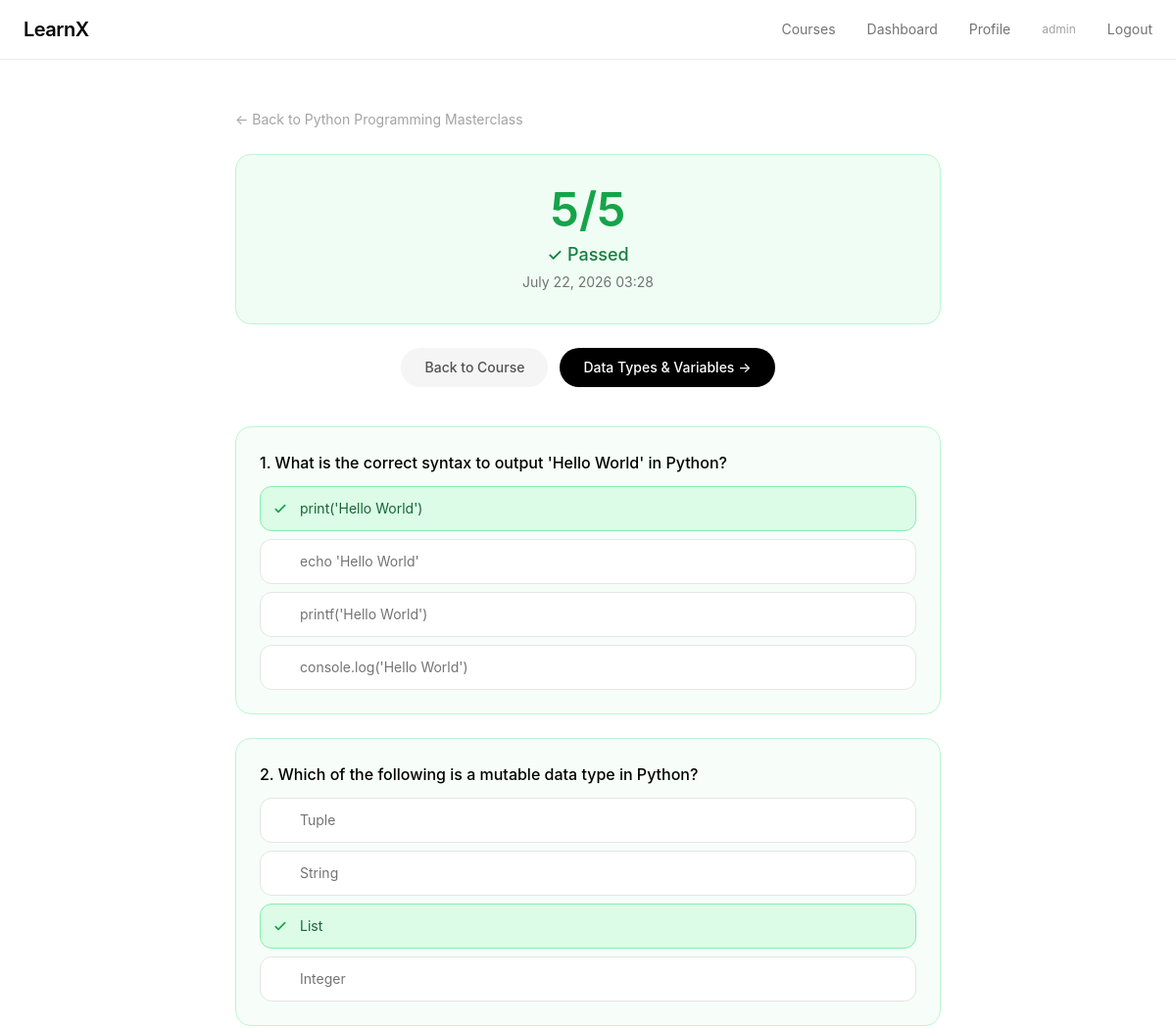
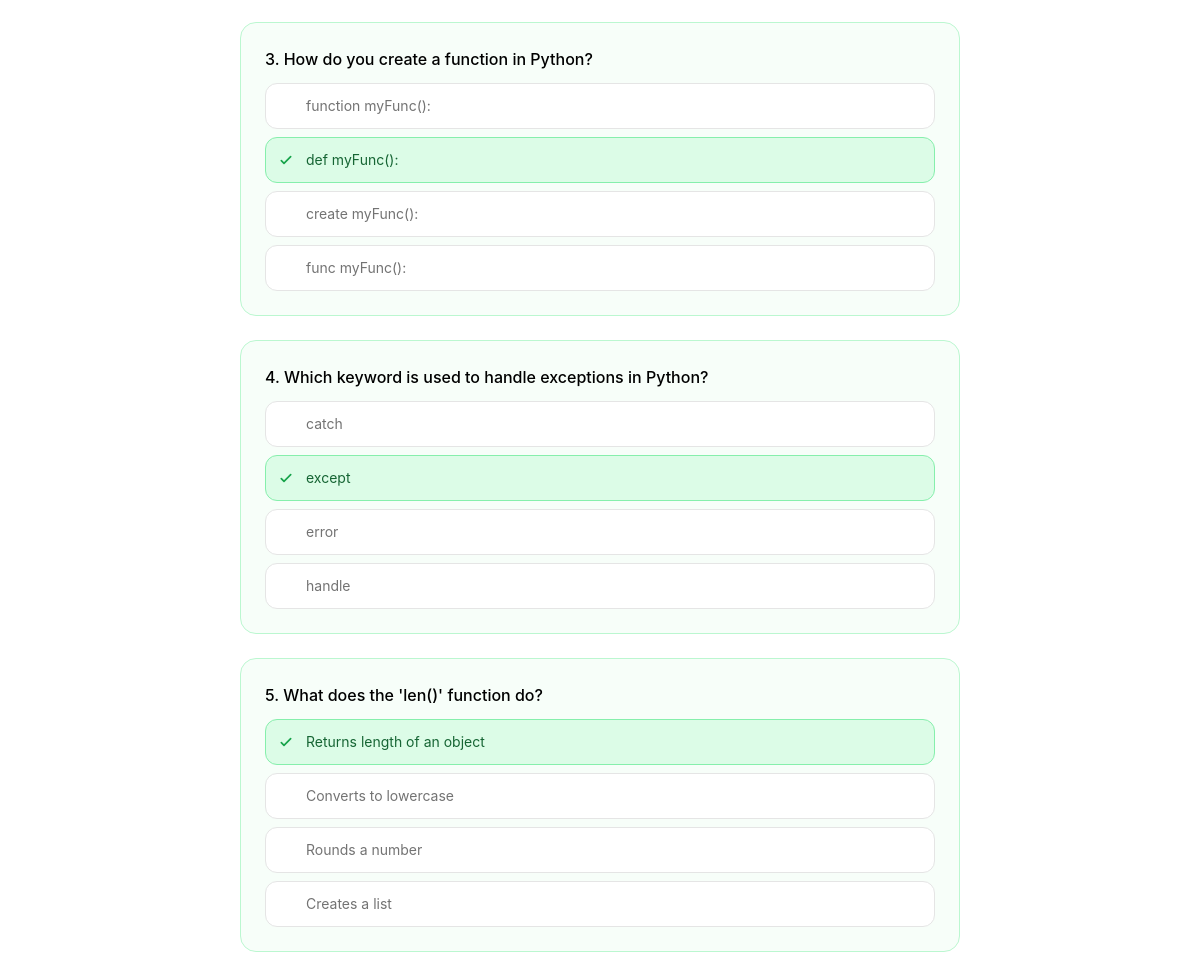
The page /courses/modules/1/quiz/result/7/ (signed in) on the database its author committed (2 pictures, top to bottom).
### courses/models.py (models this page shows, shortened)
class Course(models.Model):
    title=models.CharField(max_length=50)
    thumbnail=models.ImageField(upload_to="thumbnails/")
    description=models.TextField()
    is_active=models.BooleanField(default=True)
    created_at=models.DateField(auto_now_add=True)

class QuizAttempt(models.Model):
    user = models.ForeignKey(User, on_delete=models.CASCADE, related_name="quiz_attempts")
    quiz = models.ForeignKey(Quiz, on_delete=models.CASCADE, related_name="attempts")
    score = models.IntegerField(default=0)
    total = models.IntegerField(default=0)
    passed = models.BooleanField(default=False)
    attempted_at = models.DateTimeField(auto_now_add=True)
    class Meta:
        ordering = ['-attempted_at']

class Module(models.Model):
    course = models.ForeignKey(Course, on_delete=models.CASCADE, related_name="modules")
    title = models.CharField(max_length=200)
    order = models.IntegerField(default=0)
    class Meta:
        ordering = ['order']

class QuizResponse(models.Model):
    attempt = models.ForeignKey(QuizAttempt, on_delete=models.CASCADE, related_name="responses")
    question = models.ForeignKey(Question, on_delete=models.CASCADE)
    selected_option = models.ForeignKey(Option, on_delete=models.CASCADE)
    is_correct = models.BooleanField(default=False)

class Question(models.Model):
    quiz=models.ForeignKey(Quiz,on_delete=models.CASCADE,related_name="questions")
    question=models.TextField()

class Option(models.Model):
    question=models.ForeignKey(Question,on_delete=models.CASCADE,related_name="options")
    option_value=models.CharField(max_length=120)
    is_correct=models.BooleanField(default=False)

### courses/views.py (the view)
# urls.py: path('modules/<int:pk>/quiz/result/<int:attempt_id>/', views.quiz_result_view, name='quiz-result'),
@login_required
def quiz_result_view(request, pk, attempt_id):
    module = get_object_or_404(Module, id=pk)
    course = module.course
    quiz = get_object_or_404(Quiz, module=module)
    attempt = get_object_or_404(QuizAttempt, id=attempt_id, user=request.user)
    responses = attempt.responses.select_related('question', 'selected_option').all()
    modules = list(course.modules.all())
    next_module = None
    mod_idx = modules.index(module)
    if mod_idx < len(modules) - 1:
        next_module = modules[mod_idx + 1]
    first_lesson = Lesson.objects.filter(module=next_module).order_by('order').first() if next_module else None
    return render(request, 'courses/quiz_result.html', {
        'module': module,
        'course': course,
        'quiz': quiz,
        'attempt': attempt,
        'responses': responses,
        'next_module': next_module,
        'next_lesson': first_lesson,
    })

### courses/templates/courses/quiz_result.html (shortened to what this page needs)
{% extends 'base.html' %}
{% load static %}
{% block content %}
<section class="max-w-3xl mx-auto px-6 py-12">
    <a href="{% url 'course-detail' course.id %}" class="text-sm text-neutral-400 hover:text-neutral-600 transition-colors">&larr; Back to {{ course.title }}</a>
    <div class="mt-6 text-center p-8 border rounded-2xl {% if attempt.passed %}border-green-200 bg-green-50{% else %}border-red-200 bg-red-50{% endif %}">
        <div class="text-5xl font-semibold {% if attempt.passed %}text-green-600{% else %}text-red-500{% endif %}">
            {{ attempt.score }}/{{ attempt.total }}
        </div>
        <p class="mt-2 text-lg font-medium {% if attempt.passed %}text-green-700{% else %}text-red-600{% endif %}">
            {% if attempt.passed %}✓ Passed{% else %}✗ Failed (60% needed){% endif %}
        </p>
        <p class="text-sm text-neutral-500 mt-1">{{ attempt.attempted_at|date:"F j, Y H:i" }}</p>
    </div>
    {% if attempt.passed %}
    <div class="mt-6 text-center flex flex-col sm:flex-row items-center justify-center gap-3">
        <a href="{% url 'course-detail' course.id %}" class="inline-flex px-6 py-2.5 rounded-full bg-neutral-100 text-neutral-600 text-sm font-medium hover:bg-neutral-200 transition-colors w-full sm:w-auto">
            Back to Course
        </a>
        {% if next_lesson %}
        <a href="{% url 'lesson-detail' next_lesson.id %}" class="inline-flex px-6 py-2.5 rounded-full bg-black text-white text-sm font-medium hover:bg-neutral-800 transition-colors w-full sm:w-auto">
            {{ next_module.title }} &rarr;
        </a>
        {% endif %}
    </div>
    {% else %}
    <div class="mt-6 text-center">
        <a href="{% url 'module-quiz' module.id %}" class="inline-flex px-6 py-2.5 rounded-full bg-black text-white text-sm font-medium hover:bg-neutral-800 transition-colors">
            Retry Quiz &rarr;
        </a>
    </div>
    {% endif %}
    <div class="mt-10 space-y-6">
        {% for response in responses %}
        <div class="border rounded-2xl p-6 {% if response.is_correct %}border-green-200 bg-green-50/50{% else %}border-red-200 bg-red-50/50{% endif %}">
            <h3 class="text-base font-medium text-black mb-3">{{ forloop.counter }}. {{ response.question.question }}</h3>
            <div class="space-y-2">
                {% for option in response.question.options.all %}
                <div class="flex items-center gap-3 p-3 rounded-xl text-sm {% if option.id == response.selected_option.id and option.is_correct %}bg-green-100 border border-green-300 text-green-800{% elif option.id == response.selected_option.id and not option.is_correct %}bg-red-100 border border-red-300 text-red-800{% elif option.is_correct %}bg-green-50 border border-green-200 text-green-700{% else %}bg-white border border-neutral-200 text-neutral-500{% endif %}">
                    {% if option.id == response.selected_option.id and option.is_correct %}
                    <svg class="w-4 h-4 text-green-600 flex-shrink-0" fill="none" stroke="currentColor" viewBox="0 0 24 24"><path stroke-linecap="round" stroke-linejoin="round" stroke-width="2.5" d="M5 13l4 4L19 7"/></svg>
                    {% elif option.id == response.selected_option.id and not option.is_correct %}
                    <svg class="w-4 h-4 text-red-600 flex-shrink-0" fill="none" stroke="currentColor" viewBox="0 0 24 24"><path stroke-linecap="round" stroke-linejoin="round" stroke-width="2.5" d="M6 18L18 6M6 6l12 12"/></svg>
                    {% elif option.is_correct %}
                    <svg class="w-4 h-4 text-green-500 flex-shrink-0" fill="none" stroke="currentColor" viewBox="0 0 24 24"><path stroke-linecap="round" stroke-linejoin="round" stroke-width="2" d="M5 13l4 4L19 7"/></svg>
                    {% else %}
                    <span class="w-4 h-4 flex-shrink-0"></span>
                    {% endif %}
                    <span>{{ option.option_value }}</span>
                </div>
                {% endfor %}
            </div>
        </div>
        {% endfor %}
    </div>
</section>
{% endblock %}

### courses/templates/base.html (shortened to what this page needs)
<!DOCTYPE html>
<html lang="en">
<head>
    <script src="https://cdn.tailwindcss.com"></script>
</head>
<body class="bg-white text-neutral-900 antialiased selection:bg-neutral-900 selection:text-white">
    <header class="glass sticky top-0 z-50 border-b border-neutral-200/80">
        <nav class="max-w-7xl mx-auto px-6 py-4 flex items-center justify-between">
            <a href="{% url 'home' %}" class="text-xl font-semibold tracking-tight text-black">LearnX</a>
            <div class="hidden md:flex items-center gap-8 text-sm text-neutral-500">
                <a href="{% url 'course-list' %}" class="hover:text-black transition-colors">Courses</a>
                {% if user.is_authenticated %}
                    <a href="{% url 'dashboard' %}" class="hover:text-black transition-colors">Dashboard</a>
                    <a href="{% url 'profile' %}" class="hover:text-black transition-colors">Profile</a>
                    <span class="text-neutral-400 text-xs">{{ user.username }}</span>
                    <a href="{% url 'logout' %}" class="hover:text-black transition-colors">Logout</a>
                {% else %}
                    <a href="{% url 'login' %}" class="hover:text-black transition-colors">Login</a>
                    <a href="{% url 'signup' %}" class="px-4 py-2 rounded-full bg-black text-white text-sm font-medium hover:bg-neutral-800 transition-colors">Sign Up</a>
                {% endif %}
            </div>
        </nav>
    </header>
    <main class="min-h-screen">
        {% block content %}{% endblock %}
    </main>
</body>
</html>

### courses/templates/base.html (style rules this page uses)
body { font-family: -apple-system, BlinkMacSystemFont, "SF Pro Display", "SF Pro Text", "Helvetica Neue", sans-serif; }
.glass { background: rgba(255, 255, 255, 0.85); backdrop-filter: blur(12px); -webkit-backdrop-filter: blur(12px); }

### rows shown on the page
Course: title "Python Programming Masterclass"
QuizAttempt: score "5", total "5", attempted_at "July 22, 2026 03:28"
Module: title "Data Types & Variables"
QuizResponse: question.question "What is the correct syntax to output 'Hello World' in Python?"
Option: is_correct True (drawn), option_value "print('Hello World')"
Option: option_value "echo 'Hello World'"
Option: option_value "printf('Hello World')"
Option: option_value "console.log('Hello World')"
QuizResponse: question.question "Which of the following is a mutable data type in Python?"
Option: option_value "Tuple"
Option: option_value "String"
Option: is_correct True (drawn), option_value "List"
Option: option_value "Integer"
QuizResponse: question.question "How do you create a function in Python?"
Option: option_value "function myFunc():"
Option: is_correct True (drawn), option_value "def myFunc():"
Option: option_value "create myFunc():"
Option: option_value "func myFunc():"
QuizResponse: question.question "Which keyword is used to handle exceptions in Python?"
Option: option_value "catch"
Option: is_correct True (drawn), option_value "except"
Option: option_value "error"
Option: option_value "handle"
QuizResponse: question.question "What does the 'len()' function do?"
Option: is_correct True (drawn), option_value "Returns length of an object"
Option: option_value "Converts to lowercase"
Option: option_value "Rounds a number"
Option: option_value "Creates a list"

### other values the page prints
{{ user.username }} "admin"
